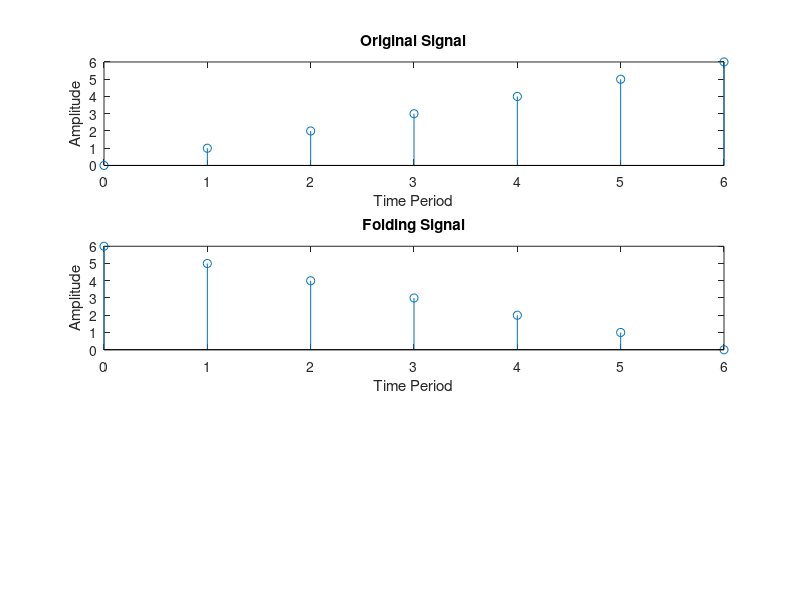

The MATLAB source for this figure:
% Folding of A Discrete Time Signal
clc
clear all
t = 0:1:6
x = [0 1 2 3 4 5 6];
subplot(3,1,1)
stem(t,x);
title('Original Signal');
xlabel('Time Period');
ylabel('Amplitude');

xFolding = fliplr(x);
subplot(3,1,2);
stem(t,xFolding);
title('Folding Signal');
xlabel('Time Period');
ylabel('Amplitude');
